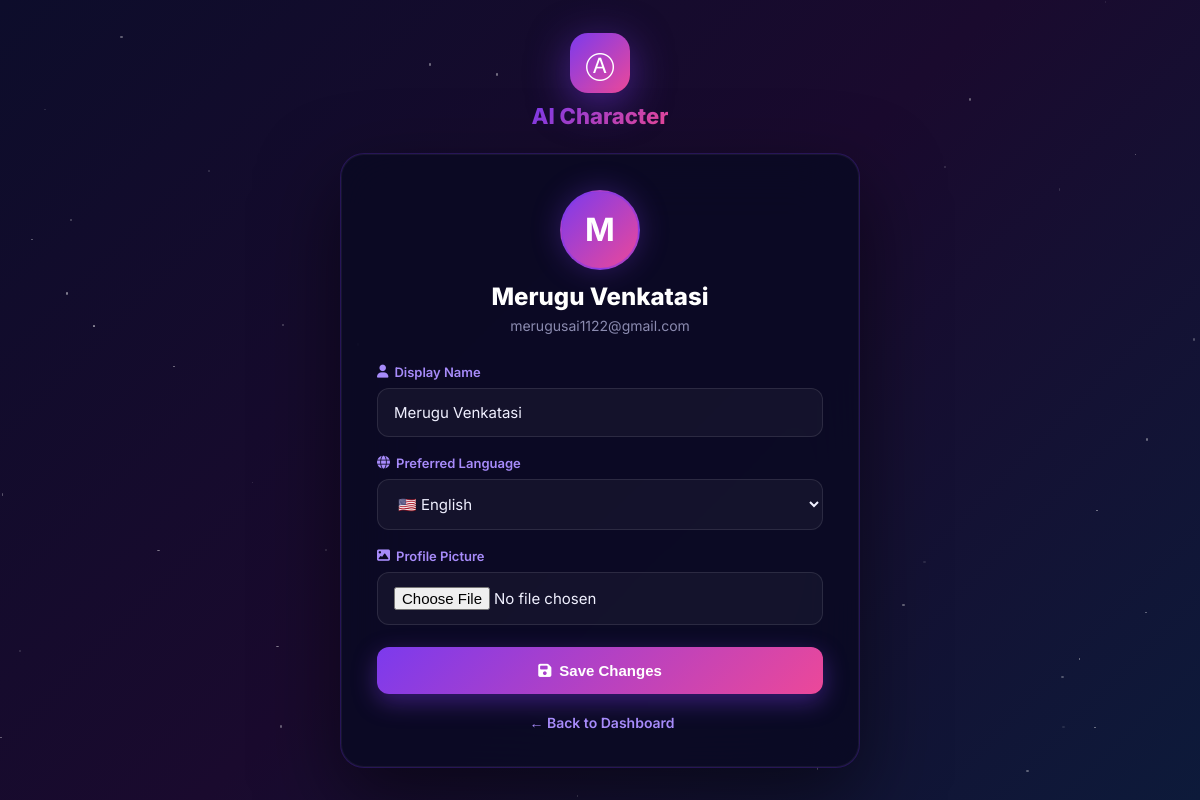
The app's page /profile/ (signed in) with its own data.
### models.py (models this page shows, shortened)
class User(UserMixin, db.Model):
    __tablename__ = 'users'
    id = db.Column(db.Integer, primary_key=True)
    name = db.Column(db.String(100), nullable=False)
    email = db.Column(db.String(150), unique=True, nullable=False)
    password_hash = db.Column(db.String(256), nullable=False)
    avatar = db.Column(db.String(255), default='default_avatar.png')
    language = db.Column(db.String(10), default='en')
    created_at = db.Column(db.DateTime, default=datetime.utcnow)
    reset_token = db.Column(db.String(256), nullable=True)
    reset_token_expiry = db.Column(db.DateTime, nullable=True)
    characters = db.relationship('Character', backref='owner', lazy=True, cascade='all, delete-orphan')

### routes/profile.py (the view, shortened to what this page needs)
@profile_bp.route('/', methods=['GET', 'POST'])
@login_required
def view():
    return render_template('profile.html')

### templates/profile.html (shortened to what this page needs)
{% extends 'base.html' %}
{% block content %}
<div class="auth-page">
    <div class="auth-particles" id="authParticles"></div>
    <div class="auth-container" style="max-width:520px">
        <div class="auth-logo">
            <div class="logo-icon-large">Ⓐ</div>
            <h1>AI Character</h1>
        </div>
        <div class="auth-card">
            <div class="auth-header">
                <div class="profile-big-avatar">
                    {% if current_user.avatar and current_user.avatar != 'default_avatar.png' %}
                        <img src="{{ url_for('static', filename='uploads/' + current_user.avatar) }}" alt="{{ current_user.name }}">
                    {% else %}
                        <span>{{ current_user.name[0].upper() }}</span>
                    {% endif %}
                </div>
                <h2>{{ current_user.name }}</h2>
                <p>{{ current_user.email }}</p>
            </div>
            <form method="POST" enctype="multipart/form-data" class="auth-form">
                <div class="form-group">
                    <label><i class="fas fa-user"></i> Display Name</label>
                    <input type="text" name="name" value="{{ current_user.name }}" required>
                </div>
                <div class="form-group">
                    <label><i class="fas fa-globe"></i> Preferred Language</label>
                    <select name="language">
                        <option value="en" {{ 'selected' if current_user.language == 'en' }}>🇺🇸 English</option>
                    </select>
                </div>
                <div class="form-group">
                    <label><i class="fas fa-image"></i> Profile Picture</label>
                    <input type="file" name="avatar" accept="image/*">
                </div>
                <button type="submit" class="btn-auth">
                    <i class="fas fa-save"></i> Save Changes
                </button>
            </form>
            <div class="auth-footer-text">
                <a href="{{ url_for('main.dashboard') }}">← Back to Dashboard</a>
            </div>
        </div>
    </div>
</div>
{% endblock %}

### static/css/style.css (style rules this page uses)
:root { --primary: #7c3aed; --primary-light: #a78bfa; --secondary: #ec4899; --accent: #06b6d4; --bg-dark: #050510; --bg-card: rgba(15, 15, 40, 0.8); --border-glow: rgba(124, 58, 237, 0.4); --text-primary: #f0f0ff; --text-muted: #8b8bb0; --gradient-main: linear-gradient(135deg, #7c3aed 0%, #ec4899 100%); --gradient-dark: linear-gradient(135deg, #0d0d2b 0%, #1a0a2e 50%, #0d1a3a 100%); }
* { margin: 0; padding: 0; box-sizing: border-box; }
body { font-family: 'Inter', sans-serif; background: var(--bg-dark); color: var(--text-primary); min-height: 100vh; }

### templates/base.html (style rules this page uses)
:root { --primary: #7c3aed; --primary-light: #a78bfa; --secondary: #ec4899; --accent: #06b6d4; --bg-dark: #050510; --bg-card: rgba(15, 15, 40, 0.8); --border-glow: rgba(124, 58, 237, 0.4); --text-primary: #f0f0ff; --text-muted: #8b8bb0; --gradient-main: linear-gradient(135deg, #7c3aed 0%, #ec4899 100%); --gradient-dark: linear-gradient(135deg, #0d0d2b 0%, #1a0a2e 50%, #0d1a3a 100%); }
* { margin: 0; padding: 0; box-sizing: border-box; }
body { font-family: 'Inter', sans-serif; background: var(--bg-dark); color: var(--text-primary); min-height: 100vh; overflow-x: hidden; }
body::before { content: ''; position: fixed; top: 0; left: 0; width: 100%; height: 100%; background: radial-gradient(ellipse at 20% 50%, rgba(124, 58, 237, 0.15) 0%, transparent 50%), radial-gradient(ellipse at 80% 20%, rgba(236, 72, 153, 0.1) 0%, transparent 50%), radial-gradient(ellipse at 60% 80%, rgba(6, 182, 212, 0.08) 0%, transparent 50%); pointer-events: none; z-index: 0; }

### templates/profile.html (style rules this page uses)
.profile-big-avatar { width: 80px; height: 80px; border-radius: 50%; background: var(--gradient-main); display: flex; align-items: center; justify-content: center; font-size: 32px; font-weight: 700; color: white; margin: 0 auto 12px; overflow: hidden; border: 2px solid rgba(124, 58, 237, 0.5); box-shadow: 0 0 30px rgba(124, 58, 237, 0.3); }

### records on screen
User: name "M", name "Merugu Venkatasi", email "merugusai1122@gmail.com"
